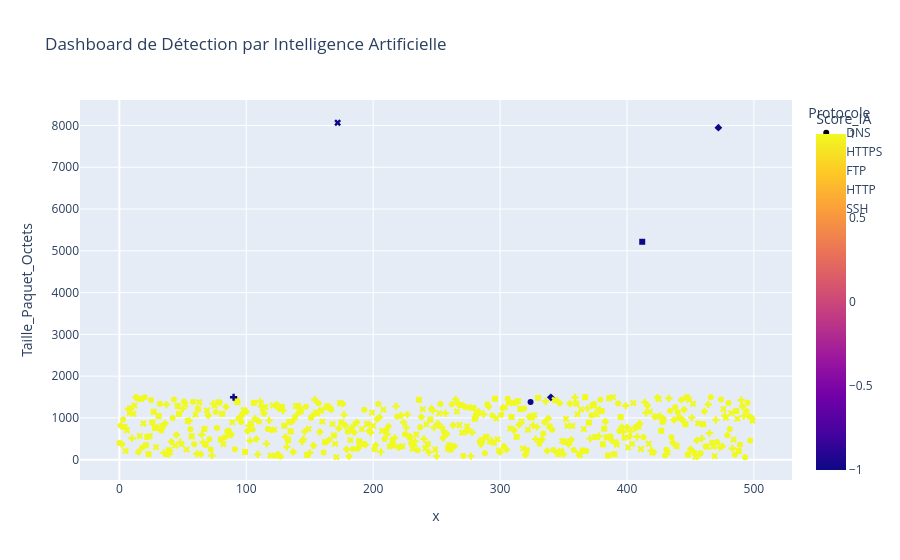

Notebook code cell kept with this figure:
### Code cell
# Visualisation des résultats de l'IA
fig_final = px.scatter(df_global.head(500), 
                 x=df_global.head(500).index, 
                 y='Taille_Paquet_Octets',
                 color='Score_IA', # L'IA colore en jaune/bleu selon si c'est une attaque
                 symbol='Protocole',
                 title='Dashboard de Détection par Intelligence Artificielle',
                 hover_data=['IP_Source', 'Score_IA'])

fig_final.show()

### Figure 1 — Plotly figure (JSON) as saved in the notebook; plotly's stock layout.template omitted (floating-point values rounded to 4 significant figures; data arrays with more than 128 entries replaced by an {"elided": "..."} marker saying what was removed)
{"data": [{"customdata": {"elided": "109x2 mixed values"}, "hovertemplate": "Protocole=DNS<br>x=%{x}<br>Taille_Paquet_Octets=%{y}<br>IP_Source=%{customdata[0]}<br>Score_IA=%{marker.color}<extra></extra>", "legendgroup": "DNS", "marker": {"color": [1, 1, 1, 1, 1, 1, 1, 1, 1, 1, 1, 1, 1, 1, 1, 1, 1, 1, 1, 1, 1, 1, 1, 1, 1, 1, 1, 1, 1, 1, 1, 1, 1, 1, 1, 1, 1, 1, 1, 1, 1, 1, 1, 1, 1, 1, 1, 1, 1, 1, 1, 1, 1, 1, 1, 1, 1, 1, 1, 1, 1, 1, 1, 1, 1, 1, -1, 1, 1, 1, 1, 1, 1, 1, 1, 1, 1, 1, 1, 1, 1, 1, 1, 1, 1, 1, 1, 1, 1, 1, 1, 1, 1, 1, 1, 1, 1, 1, 1, 1, 1, 1, 1, 1, 1, 1, 1, 1, 1], "coloraxis": "coloraxis", "symbol": "circle"}, "mode": "markers", "name": "DNS", "orientation": "v", "showlegend": true, "type": "scatter", "x": [0, 3, 18, 20, 25, 32, 33, 42, 43, 51, 56, 58, 59, 71, 72, 76, 77, 79, 83, 85, 86, 91, 94, 96, 97, 105, 110, 113, 117, 120, 123, 127, 147, 151, 157, 161, 163, 167, 180, 184, 186, 193, 196, 201, 204, 209, 219, 221, 225, 228, 230, 235, 237, 253, 262, 271, 284, 288, 290, 294, 301, 302, 303, 306, 307, 319, 324, 331, 332, 334, 341, 342, 344, 345, 358, 368, 372, 374, 379, 387, 393, 394, 413, 429, 430, 431, 434, 435, 438, 440, 441, 444, 453, 458, 462, 466, 467, 471, 474, 479, 480, 481, 485, 489, 493, 495, 496, 497, 498], "xaxis": "x", "y": [403, 961, 292, 1496, 1428, 1342, 699, 998, 1442, 1393, 727, 1387, 371, 488, 242, 1145, 760, 1368, 539, 680, 697, 250, 986, 901, 1090, 723, 917, 1216, 736, 709, 97, 79, 1269, 999, 1349, 170, 1251, 1194, 671, 256, 860, 1196, 862, 248, 1333, 498, 1036, 305, 610, 572, 396, 227, 778, 1334, 1326, 95, 435, 156, 1329, 1056, 1078, 1234, 321, 1462, 1378, 1225, 1381, 384, 457, 627, 715, 231, 1421, 165, 230, 207, 1067, 1336, 1434, 564, 1346, 685, 537, 969, 101, 238, 1170, 538, 1255, 1136, 1000, 939, 172, 155, 323, 1494, 406, 425, 1442, 588, 1356, 736, 119, 359, 59, 1365, 1046, 457, 1006], "yaxis": "y"}, {"customdata": {"elided": "93x2 mixed values"}, "hovertemplate": "Protocole=HTTPS<br>x=%{x}<br>Taille_Paquet_Octets=%{y}<br>IP_Source=%{customdata[0]}<br>Score_IA=%{marker.color}<extra></extra>", "legendgroup": "HTTPS", "marker": {"color": [1, 1, 1, 1, 1, 1, 1, 1, 1, 1, 1, 1, 1, 1, 1, 1, 1, 1, 1, 1, 1, 1, 1, 1, 1, 1, 1, 1, 1, 1, 1, 1, 1, 1, 1, 1, 1, 1, 1, 1, 1, 1, 1, 1, 1, 1, 1, 1, 1, 1, 1, 1, 1, 1, 1, 1, 1, 1, 1, 1, 1, 1, 1, 1, 1, 1, 1, -1, 1, 1, 1, 1, 1, 1, 1, 1, 1, 1, 1, 1, 1, 1, 1, 1, 1, 1, 1, 1, 1, -1, 1, 1, 1], "coloraxis": "coloraxis", "symbol": "diamond"}, "mode": "markers", "name": "HTTPS", "orientation": "v", "showlegend": true, "type": "scatter", "x": [1, 2, 13, 14, 15, 36, 41, 45, 64, 70, 84, 88, 95, 100, 101, 108, 114, 124, 125, 126, 136, 137, 153, 158, 165, 166, 173, 176, 178, 179, 181, 183, 185, 187, 188, 190, 194, 197, 202, 203, 205, 210, 212, 214, 222, 238, 246, 251, 255, 256, 258, 263, 264, 267, 272, 285, 291, 300, 305, 311, 315, 320, 323, 333, 335, 337, 338, 340, 347, 354, 355, 356, 383, 396, 400, 402, 410, 416, 421, 422, 424, 436, 437, 442, 443, 445, 450, 455, 461, 472, 475, 491, 494], "xaxis": "x", "y": [817, 370, 1495, 1479, 184, 867, 427, 596, 132, 1058, 1265, 611, 1007, 1150, 686, 493, 1105, 1320, 130, 1221, 910, 185, 340, 663, 470, 1245, 750, 1337, 816, 248, 80, 762, 652, 895, 270, 356, 359, 696, 347, 973, 1018, 690, 798, 335, 1059, 1022, 1221, 863, 520, 661, 614, 824, 324, 1341, 1268, 370, 1272, 180, 241, 705, 836, 114, 1028, 486, 898, 211, 989, 1494, 1354, 371, 1343, 477, 915, 780, 776, 558, 868, 1297, 178, 1026, 1488, 411, 953, 1003, 1430, 1196, 254, 462, 1155, 7948, 325, 1280, 1171], "yaxis": "y"}, {"customdata": {"elided": "95x2 mixed values"}, "hovertemplate": "Protocole=FTP<br>x=%{x}<br>Taille_Paquet_Octets=%{y}<br>IP_Source=%{customdata[0]}<br>Score_IA=%{marker.color}<extra></extra>", "legendgroup": "FTP", "marker": {"color": [1, 1, 1, 1, 1, 1, 1, 1, 1, 1, 1, 1, 1, 1, 1, 1, 1, 1, 1, 1, 1, 1, 1, 1, 1, 1, 1, 1, 1, 1, 1, 1, 1, 1, 1, 1, 1, 1, 1, 1, 1, 1, 1, 1, 1, 1, 1, 1, 1, 1, 1, 1, 1, 1, 1, 1, 1, 1, 1, 1, 1, 1, 1, 1, 1, 1, 1, 1, 1, 1, 1, 1, 1, 1, 1, 1, 1, 1, 1, 1, 1, 1, 1, 1, 1, -1, 1, 1, 1, 1, 1, 1, 1, 1, 1], "coloraxis": "coloraxis", "symbol": "square"}, "mode": "markers", "name": "FTP", "orientation": "v", "showlegend": true, "type": "scatter", "x": [4, 17, 21, 22, 23, 26, 27, 28, 31, 34, 38, 39, 46, 47, 54, 57, 62, 67, 68, 78, 80, 81, 87, 93, 99, 106, 128, 130, 133, 134, 135, 141, 143, 148, 159, 162, 164, 169, 174, 175, 189, 192, 216, 229, 236, 243, 245, 259, 260, 261, 269, 276, 279, 280, 281, 282, 286, 289, 295, 296, 309, 313, 314, 316, 321, 325, 330, 339, 346, 351, 360, 365, 367, 370, 373, 375, 380, 381, 382, 384, 385, 386, 390, 395, 409, 412, 427, 428, 439, 446, 447, 448, 460, 486, 488], "xaxis": "x", "y": [781, 1457, 345, 545, 132, 889, 1149, 757, 1047, 803, 131, 226, 1287, 1096, 928, 559, 1218, 738, 360, 1371, 484, 1097, 584, 1377, 186, 1362, 1268, 814, 464, 906, 678, 1284, 1159, 112, 1180, 420, 1280, 579, 1354, 892, 440, 376, 343, 532, 1435, 376, 961, 267, 346, 242, 1311, 1252, 1234, 981, 1055, 1118, 476, 547, 411, 1460, 1023, 547, 1401, 1212, 224, 1015, 1480, 799, 136, 427, 1343, 220, 1497, 889, 1298, 542, 1163, 368, 744, 534, 101, 1472, 132, 1019, 793, 5216, 692, 912, 329, 847, 1494, 121, 850, 1164, 211], "yaxis": "y"}, {"customdata": {"elided": "112x2 mixed values"}, "hovertemplate": "Protocole=HTTP<br>x=%{x}<br>Taille_Paquet_Octets=%{y}<br>IP_Source=%{customdata[0]}<br>Score_IA=%{marker.color}<extra></extra>", "legendgroup": "HTTP", "marker": {"color": [1, 1, 1, 1, 1, 1, 1, 1, 1, 1, 1, 1, 1, 1, 1, 1, 1, 1, 1, 1, 1, 1, 1, 1, 1, 1, 1, 1, 1, 1, 1, 1, 1, 1, 1, 1, 1, -1, 1, 1, 1, 1, 1, 1, 1, 1, 1, 1, 1, 1, 1, 1, 1, 1, 1, 1, 1, 1, 1, 1, 1, 1, 1, 1, 1, 1, 1, 1, 1, 1, 1, 1, 1, 1, 1, 1, 1, 1, 1, 1, 1, 1, 1, 1, 1, 1, 1, 1, 1, 1, 1, 1, 1, 1, 1, 1, 1, 1, 1, 1, 1, 1, 1, 1, 1, 1, 1, 1, 1, 1, 1, 1], "coloraxis": "coloraxis", "symbol": "x"}, "mode": "markers", "name": "HTTP", "orientation": "v", "showlegend": true, "type": "scatter", "x": [5, 6, 8, 11, 12, 16, 19, 24, 29, 40, 44, 49, 52, 53, 60, 63, 69, 75, 82, 89, 92, 98, 104, 115, 119, 121, 122, 138, 139, 142, 149, 155, 156, 160, 168, 170, 171, 172, 182, 191, 195, 199, 200, 207, 208, 213, 215, 223, 231, 234, 239, 241, 242, 249, 252, 266, 268, 270, 274, 275, 292, 297, 298, 299, 304, 308, 310, 312, 317, 318, 322, 327, 343, 348, 349, 352, 353, 357, 361, 362, 363, 364, 366, 376, 377, 389, 391, 392, 398, 401, 404, 405, 411, 417, 418, 420, 423, 425, 432, 449, 452, 454, 456, 463, 468, 469, 476, 478, 482, 484, 487, 499], "xaxis": "x", "y": [211, 705, 1118, 1096, 1296, 567, 867, 567, 302, 175, 338, 372, 1318, 243, 1077, 1375, 1181, 1295, 376, 894, 1432, 1193, 872, 1260, 100, 1298, 717, 1002, 1281, 1207, 737, 1134, 1106, 911, 854, 380, 61, 8065, 469, 730, 856, 1128, 812, 690, 1199, 320, 460, 322, 261, 605, 1211, 270, 845, 244, 1111, 1153, 831, 646, 799, 691, 433, 989, 487, 215, 1263, 748, 1353, 1365, 918, 271, 716, 1068, 1430, 211, 450, 979, 808, 807, 1085, 146, 103, 1205, 734, 1082, 1211, 1497, 420, 363, 526, 294, 378, 1356, 252, 382, 1151, 173, 1037, 1449, 169, 1435, 1339, 65, 869, 308, 313, 87, 1213, 1003, 1113, 481, 982, 936], "yaxis": "y"}, {"customdata": {"elided": "91x2 mixed values"}, "hovertemplate": "Protocole=SSH<br>x=%{x}<br>Taille_Paquet_Octets=%{y}<br>IP_Source=%{customdata[0]}<br>Score_IA=%{marker.color}<extra></extra>", "legendgroup": "SSH", "marker": {"color": [1, 1, 1, 1, 1, 1, 1, 1, 1, 1, 1, 1, 1, 1, -1, 1, 1, 1, 1, 1, 1, 1, 1, 1, 1, 1, 1, 1, 1, 1, 1, 1, 1, 1, 1, 1, 1, 1, 1, 1, 1, 1, 1, 1, 1, 1, 1, 1, 1, 1, 1, 1, 1, 1, 1, 1, 1, 1, 1, 1, 1, 1, 1, 1, 1, 1, 1, 1, 1, 1, 1, 1, 1, 1, 1, 1, 1, 1, 1, 1, 1, 1, 1, 1, 1, 1, 1, 1, 1, 1, 1], "coloraxis": "coloraxis", "symbol": "cross"}, "mode": "markers", "name": "SSH", "orientation": "v", "showlegend": true, "type": "scatter", "x": [7, 9, 10, 30, 35, 37, 48, 50, 55, 61, 65, 66, 73, 74, 90, 102, 103, 107, 109, 111, 112, 116, 118, 129, 131, 132, 140, 144, 145, 146, 150, 152, 154, 177, 198, 206, 211, 217, 218, 220, 224, 226, 227, 232, 233, 240, 244, 247, 248, 250, 254, 257, 265, 273, 277, 278, 283, 287, 293, 326, 328, 329, 336, 350, 359, 369, 371, 378, 388, 397, 399, 403, 406, 407, 408, 414, 415, 419, 426, 433, 451, 457, 459, 464, 465, 470, 473, 477, 483, 490, 492], "xaxis": "x", "y": [1218, 1215, 513, 774, 164, 1320, 414, 1219, 932, 141, 598, 417, 101, 1339, 1495, 815, 455, 986, 127, 1394, 1277, 382, 942, 1175, 542, 306, 1079, 434, 488, 672, 165, 1053, 1437, 1079, 645, 188, 609, 519, 1277, 296, 895, 768, 1082, 340, 443, 498, 177, 1174, 768, 86, 771, 1111, 1443, 669, 85, 651, 1154, 1089, 455, 823, 493, 783, 1398, 132, 1490, 1228, 505, 565, 465, 668, 1292, 679, 766, 767, 549, 1374, 1120, 218, 1046, 1471, 1008, 116, 505, 1323, 636, 954, 296, 1051, 267, 1424, 1043], "yaxis": "y"}], "layout": {"coloraxis": {"colorbar": {"title": {"text": "Score_IA"}}, "colorscale": [[0, "#0d0887"], [0.1111, "#46039f"], [0.2222, "#7201a8"], [0.3333, "#9c179e"], [0.4444, "#bd3786"], [0.5556, "#d8576b"], [0.6667, "#ed7953"], [0.7778, "#fb9f3a"], [0.8889, "#fdca26"], [1, "#f0f921"]]}, "legend": {"title": {"text": "Protocole"}, "tracegroupgap": 0}, "title": {"text": "Dashboard de Détection par Intelligence Artificielle"}, "xaxis": {"anchor": "y", "domain": [0, 1], "title": {"text": "x"}}, "yaxis": {"anchor": "x", "domain": [0, 1], "title": {"text": "Taille_Paquet_Octets"}}}}
